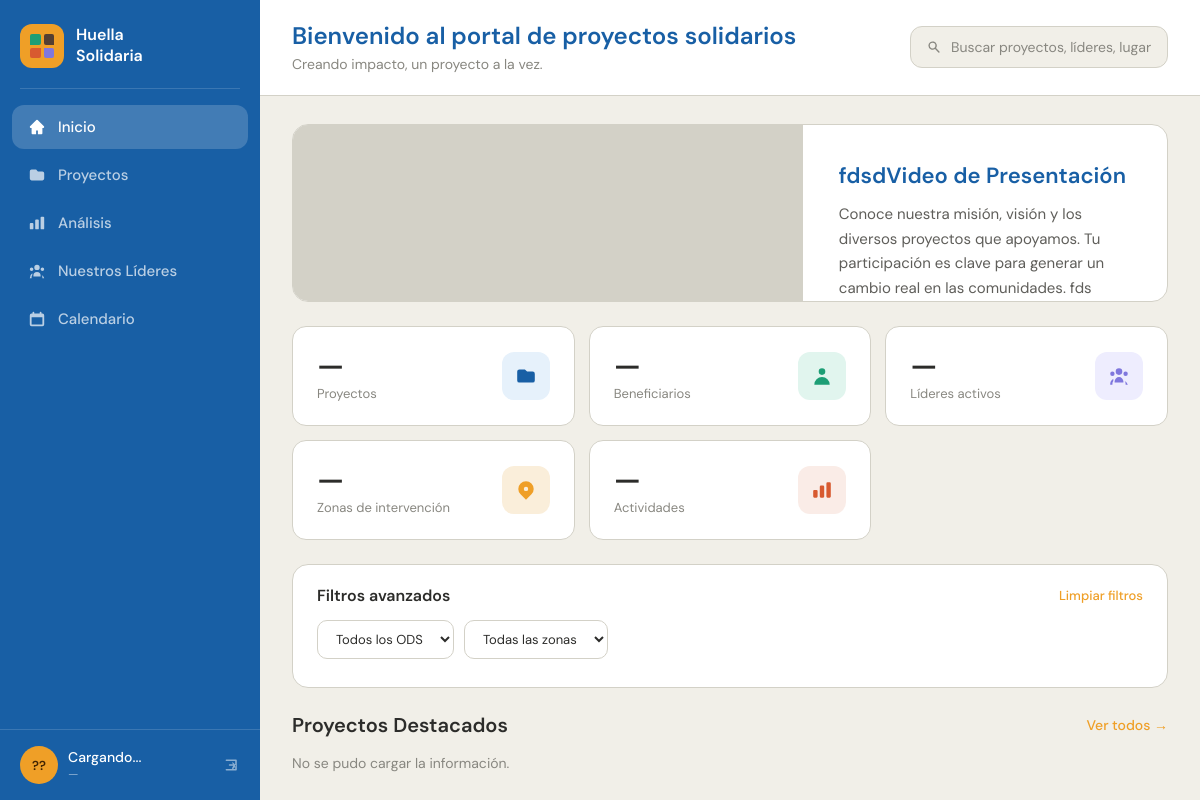
/dashboard, run on the app's committed database.
### models.py (models this page shows)
class Configuracion(db.Model):
    __tablename__ = 'configuracion'
    id                = db.Column(db.Integer, primary_key=True)
    video_url         = db.Column(db.Text, default='')
    video_titulo      = db.Column(db.Text, default='Video de Presentación')
    video_descripcion = db.Column(db.Text, default='Conoce nuestra misión, visión y los diversos proyectos que apoyamos. Tu participación es clave para generar un cambio real en las comunidades.')

### routes/dashboard.py (the view)
@bp.route('/dashboard')
def dashboard_page():
    config = get_config()
    return render_template('dashboard.html', active_page='dashboard',
                           video_url=config.video_url, config=config)

### models.py (called while the page is built)
def get_config():
    c = Configuracion.query.get(1)
    if not c:
        c = Configuracion(id=1, video_url='', video_titulo='Video de Presentación',
                          video_descripcion='Conoce nuestra misión, visión y los diversos proyectos que apoyamos. Tu participación es clave para generar un cambio real en las comunidades.')
        db.session.add(c)
        db.session.commit()
    return c

### templates/dashboard.html (shortened to what this page needs)
<!DOCTYPE html>
<html lang="es">
<head>
  <link rel="stylesheet" href="{{ url_for('static', filename='css/dashboard.css') }}" />
</head>
<body>
  <div class="dash">
    {% include 'sidebar.html' %}
    <div class="main">
      <header class="topbar">
        <div class="topbar-left">
          <h1>Bienvenido al portal de proyectos solidarios</h1>
          <p>Creando impacto, un proyecto a la vez.</p>
        </div>
        <div class="topbar-right">
          <div class="search-box">
            <svg viewBox="0 0 20 20" fill="currentColor" width="14" height="14" style="color:#888780;flex-shrink:0;">
              <path fill-rule="evenodd" d="M8 4a4 4 0 100 8 4 4 0 000-8zM2 8a6 6 0 1110.89 3.476l4.817 4.817a1 1 0 01-1.414 1.414l-4.816-4.816A6 6 0 012 8z" clip-rule="evenodd"/>
            </svg>
            <input type="text" placeholder="Buscar proyectos, líderes, lugares..." />
          </div>
        </div>
      </header>
      <div class="content">
        <div class="video-banner">
          <div class="video-thumb" id="videoThumb">
            {% if video_url %}
              <iframe src="{{ video_url }}" frameborder="0"
                allow="accelerometer; autoplay; clipboard-write; encrypted-media; gyroscope; picture-in-picture"
                allowfullscreen>
              </iframe>
            {% endif %}
          </div>
          <div class="video-info">
            <h2>{{ config.video_titulo or 'Video de Presentación' }}</h2>
            <p>{{ config.video_descripcion or 'Conoce nuestra misión, visión y los diversos proyectos que apoyamos.' }}</p>
          </div>
        </div>
        <div class="stats-row">
          <div class="stat-card">
            <div><div class="stat-num" id="stat-proyectos">—</div><div class="stat-label">Proyectos</div></div>
            <div class="stat-icon" style="background:#E6F1FB;">
              <svg viewBox="0 0 20 20" fill="#185FA5" width="18" height="18"><path d="M2 6a2 2 0 012-2h5l2 2h5a2 2 0 012 2v6a2 2 0 01-2 2H4a2 2 0 01-2-2V6z"/></svg>
            </div>
          </div>
          <div class="stat-card">
            <div><div class="stat-num" id="stat-beneficiarios">—</div><div class="stat-label">Beneficiarios</div></div>
            <div class="stat-icon" style="background:#E1F5EE;">
              <svg viewBox="0 0 20 20" fill="#1D9E75" width="18" height="18"><path d="M10 9a3 3 0 100-6 3 3 0 000 6zm-7 9a7 7 0 1114 0H3z"/></svg>
            </div>
          </div>
          <div class="stat-card">
            <div><div class="stat-num" id="stat-lideres">—</div><div class="stat-label">Líderes activos</div></div>
            <div class="stat-icon" style="background:#EEEDFE;">
              <svg viewBox="0 0 20 20" fill="#7F77DD" width="18" height="18"><path d="M13 6a3 3 0 11-6 0 3 3 0 016 0zM18 8a2 2 0 11-4 0 2 2 0 014 0zM14 15a4 4 0 00-8 0v1h8v-1zM6 8a2 2 0 11-4 0 2 2 0 014 0zM16 18v-1a4 4 0 00-.82-2.47A6 6 0 0118 18h-2zM4.82 14.53A4 4 0 004 17v1H2a6 6 0 012.82-5.47z"/></svg>
            </div>
          </div>
          <div class="stat-card">
            <div><div class="stat-num" id="stat-zonas">—</div><div class="stat-label">Zonas de intervención</div></div>
            <div class="stat-icon" style="background:#FAEEDA;">
              <svg viewBox="0 0 20 20" fill="#EF9F27" width="18" height="18"><path fill-rule="evenodd" d="M5.05 4.05a7 7 0 119.9 9.9L10 18.9l-4.95-4.95a7 7 0 010-9.9zM10 11a2 2 0 100-4 2 2 0 000 4z" clip-rule="evenodd"/></svg>
            </div>
          </div>
          <div class="stat-card">
            <div><div class="stat-num" id="stat-actividades">—</div><div class="stat-label">Actividades</div></div>
            <div class="stat-icon" style="background:#FAECE7;">
              <svg viewBox="0 0 20 20" fill="#D85A30" width="18" height="18"><path d="M2 11a1 1 0 011-1h2a1 1 0 011 1v5a1 1 0 01-1 1H3a1 1 0 01-1-1v-5zm6-4a1 1 0 011-1h2a1 1 0 011 1v9a1 1 0 01-1 1H9a1 1 0 01-1-1V7zm6-3a1 1 0 011-1h2a1 1 0 011 1v12a1 1 0 01-1 1h-2a1 1 0 01-1-1V4z"/></svg>
            </div>
          </div>
        </div>
        <div class="filters">
          <div class="filters-top">
            <span>Filtros avanzados</span>
            <button class="filter-clear" onclick="clearFilters()">Limpiar filtros</button>
          </div>
          <div class="filters-row">
            <select class="filter-select" id="filterODS" onchange="applyFilters()">
              <option value="">Todos los ODS</option>
            </select>
            <select class="filter-select" id="filterState" onchange="applyFilters()">
              <option value="">Todas las zonas</option>
            </select>
          </div>
        </div>
        <div>
          <div class="projects-header">
            <h3>Proyectos Destacados</h3>
            <a href="/proyectos" class="see-all">Ver todos →</a>
          </div>
          <div class="projects-grid" id="projectsGrid">
          </div>
        </div>
      </div>
    </div>
  </div>
</body>
</html>

### static/css/dashboard.css (style rules this page uses)
*, *::before, *::after { box-sizing: border-box; margin: 0; padding: 0; }
html, body { height: 100%; }
body { font-family: 'DM Sans', sans-serif; background: #F1EFE8; color: #2C2C2A; font-size: 16px; }
.dash { display: flex; height: 100vh; overflow: hidden; }
.main { flex: 1; min-width: 0; display: flex; flex-direction: column; overflow: hidden; }
.topbar { display: flex; align-items: center; justify-content: space-between; padding: 22px 32px; background: #fff; border-bottom: 0.5px solid #D3D1C7; gap: 16px; flex-shrink: 0; }
.topbar-left h1 { font-size: 24px; font-weight: 600; color: #185FA5; line-height: 1.2; }
.topbar-left p { font-size: 14px; color: #888780; margin-top: 4px; }
.topbar-right { display: flex; align-items: center; gap: 12px; flex-shrink: 0; }
.search-box { display: flex; align-items: center; gap: 10px; background: #F1EFE8; border: 0.5px solid #D3D1C7; border-radius: 12px; padding: 11px 16px; }
.search-box input { border: none; background: transparent; font-size: 14px; font-family: inherit; color: #2C2C2A; outline: none; width: 280px; }
.search-box input::placeholder { color: #888780; }
.content { flex: 1; overflow-y: auto; padding: 28px 32px; display: flex; flex-direction: column; gap: 24px; }
.video-banner { display: grid; grid-template-columns: 1.4fr 1fr; background: #fff; border-radius: 16px; border: 0.5px solid #D3D1C7; overflow: hidden; }
.video-thumb { position: relative; overflow: hidden; background: #D3D1C7; min-height: 180px; }
.video-thumb::before { content: ''; display: block; padding-top: 56.25%; }
.video-thumb iframe { position: absolute; top: 0; left: 0; width: 100%; height: 100%; border: none; }
.video-info { padding: 36px; display: flex; flex-direction: column; justify-content: center; gap: 12px; }
.video-info h2 { font-size: 22px; font-weight: 600; color: #185FA5; }
.video-info p { font-size: 15px; color: #5F5E5A; line-height: 1.65; }
.stats-row { display: grid; grid-template-columns: repeat(5, 1fr); gap: 14px; }
.stat-card { background: #fff; border-radius: 14px; border: 0.5px solid #D3D1C7; padding: 22px 24px; display: flex; align-items: center; justify-content: space-between; gap: 12px; }
.stat-num { font-size: 30px; font-weight: 600; color: #2C2C2A; line-height: 1.1; }
.stat-label { font-size: 13px; color: #888780; margin-top: 4px; line-height: 1.3; }
.stat-icon { width: 48px; height: 48px; border-radius: 12px; display: flex; align-items: center; justify-content: center; flex-shrink: 0; }
.stat-icon svg { width: 22px; height: 22px; }
.filters { background: #fff; border-radius: 16px; border: 0.5px solid #D3D1C7; padding: 20px 24px; }
.filters-top { display: flex; align-items: center; justify-content: space-between; margin-bottom: 14px; }
.filters-top span { font-size: 16px; font-weight: 600; color: #2C2C2A; }
.filter-clear { font-size: 13px; color: #EF9F27; font-weight: 500; cursor: pointer; background: none; border: none; font-family: inherit; transition: opacity 0.15s; }
.filters-row { display: flex; align-items: center; gap: 10px; flex-wrap: wrap; }
.filter-select { padding: 9px 14px; border-radius: 10px; border: 0.5px solid #D3D1C7; font-size: 13px; font-family: inherit; color: #2C2C2A; background: #fff; outline: none; cursor: pointer; }
.projects-header { display: flex; align-items: center; justify-content: space-between; margin-bottom: 16px; }
.projects-header h3 { font-size: 20px; font-weight: 600; color: #2C2C2A; }
.see-all { font-size: 14px; color: #EF9F27; font-weight: 500; text-decoration: none; }
.projects-grid { display: grid; grid-template-columns: repeat(auto-fit, minmax(320px, 1fr)); gap: 18px; }
@media (max-width: 1200px) { .stats-row { grid-template-columns: repeat(3, 1fr); } }
@media (max-width: 1200px) { .search-box input { width: 200px; } }

### data on the page
Configuracion: video_titulo "fdsdVideo de Presentación", video_descripcion "Conoce nuestra misión, visión y los diversos proyectos que apoyamos. Tu participación es clave para generar un cambio real en las comunidades. fds"
